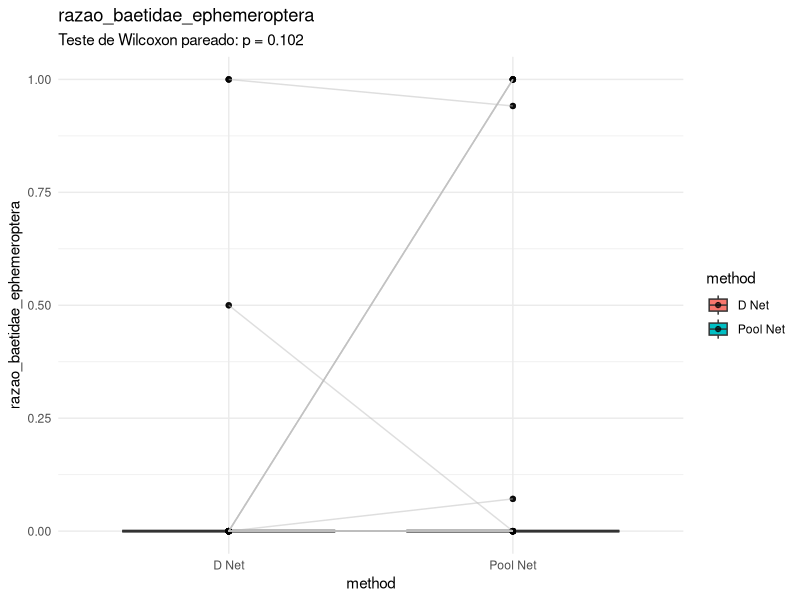
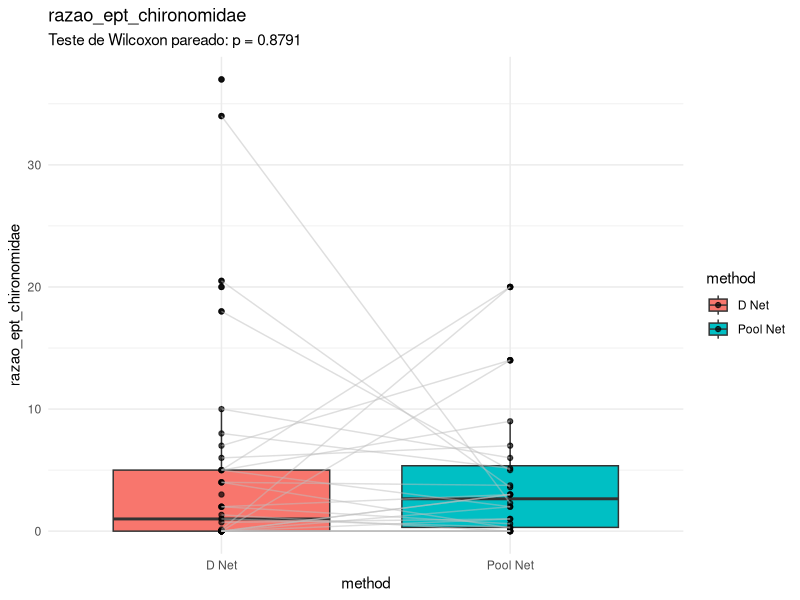
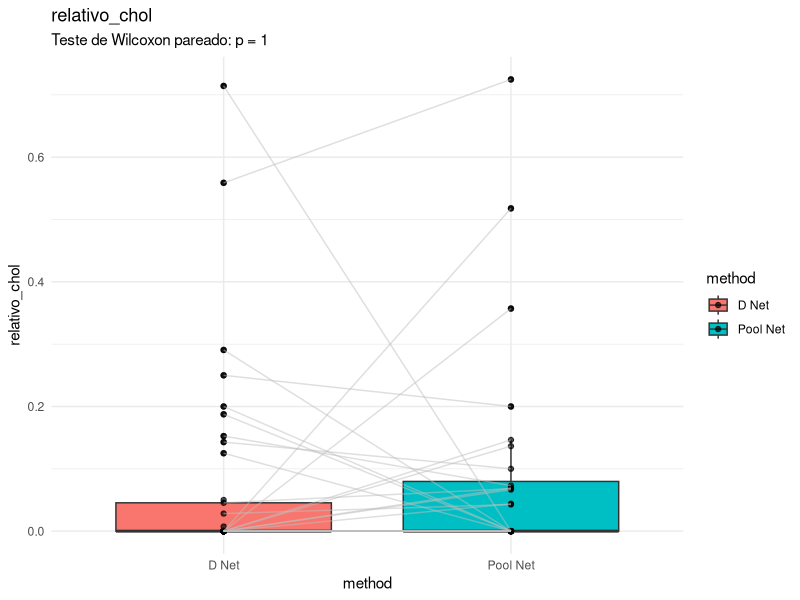
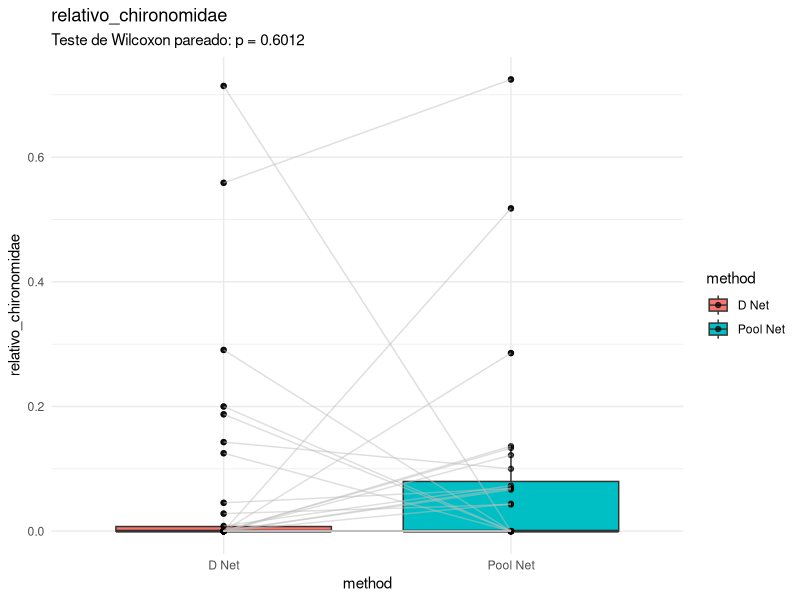
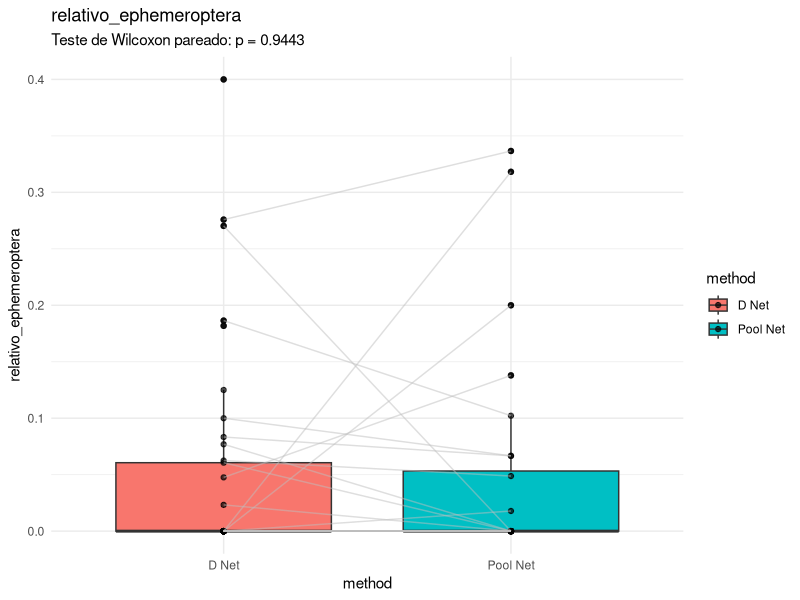
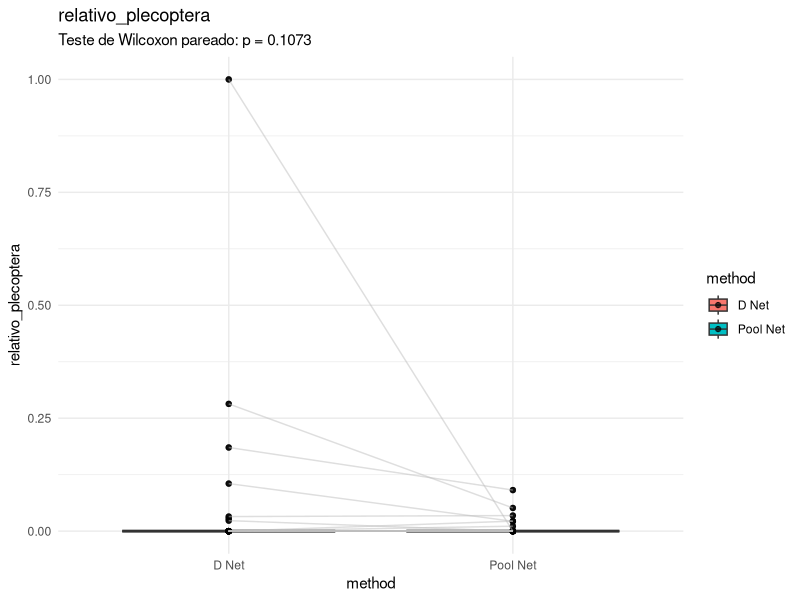
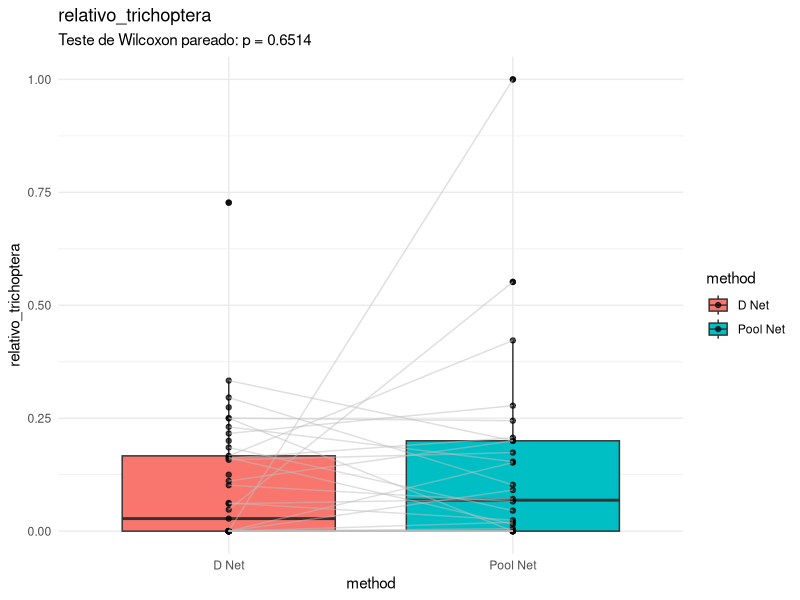
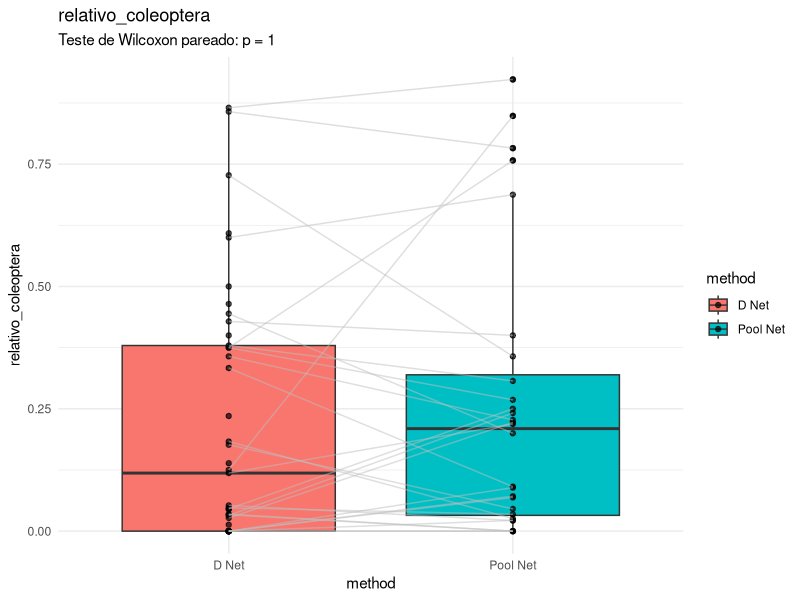

These charts were generated, in order, by the following R code:
library(tidyverse)

################################## Configurações ###############################
set.seed(1994)
metodos_de_amostragem <- c("D Net", "Pool Net")

# Pastas de figuras
pasta_figuras <- "figuras/redes/"
if (!dir.exists(pasta_figuras)) {
  dir.create(pasta_figuras, recursive = TRUE)
}

# Pasta de tabelas
pasta_tabelas <- "tabelas/redes/"
if (!dir.exists(pasta_tabelas)) {
  dir.create(pasta_tabelas, recursive = TRUE)
}

################################## Carregar dados ##############################
indices_df <- read_csv("dados/processado/matriz_indices_imaturos_piata.csv")

############################## Pre-processamento ###############################
# Remover índice de Pielou por ser muito problemático.
vetor_respostas <- indices_df %>%
  select(-pielou_classes, -pielou_ordens, -pielou_familias) %>%
  select(-(campanha:method)) %>%
  names()

dados_filtrados <- indices_df %>%
  filter(method %in% metodos_de_amostragem) %>%
  mutate("coluna_id" = paste0(rio, "_", locality_name, "_", campanha))

str(indices_df)

################################################################################



for (i in vetor_respostas) {
  print(paste("Analisando redes (pareado) para índice:", i))

  # Pivotar dados para formato largo — uma coluna para cada método
  pares <- dados_filtrados %>%
    select(all_of(c("coluna_id", "method", i))) %>%
    pivot_wider(names_from = method, values_from = all_of(i))

  # Garantir que temos pares válidos (sem NA)
  pares_validos <- pares %>%
    filter(!is.na("D Net") & !is.na("Pool Net"))

  ids_validos <- pares_validos$coluna_id
  dados_filtrados <- dados_filtrados %>%
    filter(coluna_id %in% ids_validos)

  # Teste de Wilcoxon pareado
  p_value <- wilcox.test(
    pares_validos[["D Net"]],
    pares_validos[["Pool Net"]],
    paired = TRUE
  )$p.value

  # Criação do gráfico (continua igual, formato longo)
  plot <- ggplot(
    dados_filtrados,
    aes_string(
      x = "method",
      y = i,
      fill = "method"
    )
  ) +
    theme_minimal() +
    geom_boxplot() +
    geom_point(alpha = 0.7) +
    labs(
      title = i,
      subtitle = paste0("Teste de Wilcoxon pareado: p = ", round(p_value, 4))
    ) +
    geom_line(aes_string(group = "coluna_id"), color = "gray", alpha = 0.5)


  # Salvar o gráfico
  ggsave(
    plot,
    filename = paste0(pasta_figuras, "/boxplot_", i, ".png"),
    width = 8,
    height = 6
  )
}
